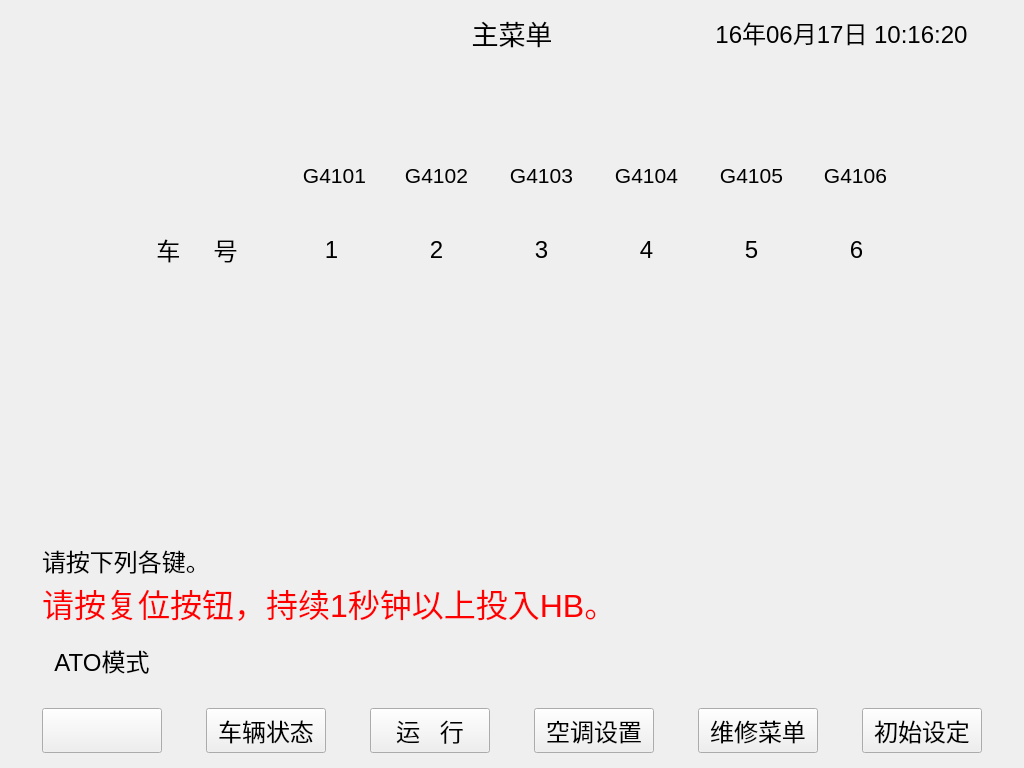
<?xml version="1.0" encoding="UTF-8"?>
<ui version="4.0">
 <class>mainmenu</class>
 <widget class="QDialog" name="mainmenu">
  <property name="geometry">
   <rect>
    <x>0</x>
    <y>0</y>
    <width>1024</width>
    <height>768</height>
   </rect>
  </property>
  <property name="maximumSize">
   <size>
    <width>1024</width>
    <height>768</height>
   </size>
  </property>
  <property name="windowTitle">
   <string>主菜单</string>
  </property>
  <widget class="QPushButton" name="buttonaircondition">
   <property name="geometry">
    <rect>
     <x>534</x>
     <y>708</y>
     <width>120</width>
     <height>45</height>
    </rect>
   </property>
   <property name="font">
    <font>
     <pointsize>18</pointsize>
    </font>
   </property>
   <property name="focusPolicy">
    <enum>Qt::NoFocus</enum>
   </property>
   <property name="text">
    <string>空调设置</string>
   </property>
  </widget>
  <widget class="QPushButton" name="buttoncarinfo">
   <property name="geometry">
    <rect>
     <x>206</x>
     <y>708</y>
     <width>120</width>
     <height>45</height>
    </rect>
   </property>
   <property name="font">
    <font>
     <pointsize>18</pointsize>
    </font>
   </property>
   <property name="focusPolicy">
    <enum>Qt::NoFocus</enum>
   </property>
   <property name="text">
    <string>车辆状态</string>
   </property>
  </widget>
  <widget class="QPushButton" name="buttonerr">
   <property name="geometry">
    <rect>
     <x>42</x>
     <y>708</y>
     <width>120</width>
     <height>45</height>
    </rect>
   </property>
   <property name="font">
    <font>
     <pointsize>18</pointsize>
    </font>
   </property>
   <property name="focusPolicy">
    <enum>Qt::NoFocus</enum>
   </property>
   <property name="text">
    <string/>
   </property>
  </widget>
  <widget class="QPushButton" name="buttonrepairmenu">
   <property name="geometry">
    <rect>
     <x>698</x>
     <y>708</y>
     <width>120</width>
     <height>45</height>
    </rect>
   </property>
   <property name="font">
    <font>
     <pointsize>18</pointsize>
    </font>
   </property>
   <property name="focusPolicy">
    <enum>Qt::NoFocus</enum>
   </property>
   <property name="text">
    <string>维修菜单</string>
   </property>
  </widget>
  <widget class="QPushButton" name="buttoninit">
   <property name="geometry">
    <rect>
     <x>862</x>
     <y>708</y>
     <width>120</width>
     <height>45</height>
    </rect>
   </property>
   <property name="font">
    <font>
     <pointsize>18</pointsize>
    </font>
   </property>
   <property name="focusPolicy">
    <enum>Qt::NoFocus</enum>
   </property>
   <property name="text">
    <string>初始设定</string>
   </property>
  </widget>
  <widget class="QPushButton" name="buttonrun">
   <property name="geometry">
    <rect>
     <x>370</x>
     <y>708</y>
     <width>120</width>
     <height>45</height>
    </rect>
   </property>
   <property name="font">
    <font>
     <pointsize>18</pointsize>
    </font>
   </property>
   <property name="focusPolicy">
    <enum>Qt::NoFocus</enum>
   </property>
   <property name="text">
    <string>运   行</string>
   </property>
  </widget>
  <widget class="QLabel" name="title">
   <property name="geometry">
    <rect>
     <x>10</x>
     <y>10</y>
     <width>345</width>
     <height>45</height>
    </rect>
   </property>
   <property name="sizePolicy">
    <sizepolicy hsizetype="Expanding" vsizetype="Expanding">
     <horstretch>0</horstretch>
     <verstretch>0</verstretch>
    </sizepolicy>
   </property>
   <property name="font">
    <font>
     <pointsize>18</pointsize>
    </font>
   </property>
   <property name="styleSheet">
    <string notr="true"/>
   </property>
   <property name="text">
    <string/>
   </property>
  </widget>
  <widget class="QLabel" name="title_2">
   <property name="geometry">
    <rect>
     <x>355</x>
     <y>10</y>
     <width>314</width>
     <height>45</height>
    </rect>
   </property>
   <property name="sizePolicy">
    <sizepolicy hsizetype="Expanding" vsizetype="Expanding">
     <horstretch>0</horstretch>
     <verstretch>0</verstretch>
    </sizepolicy>
   </property>
   <property name="font">
    <font>
     <pointsize>20</pointsize>
    </font>
   </property>
   <property name="styleSheet">
    <string notr="true"/>
   </property>
   <property name="text">
    <string>主菜单</string>
   </property>
   <property name="alignment">
    <set>Qt::AlignCenter</set>
   </property>
  </widget>
  <widget class="QLabel" name="title_3">
   <property name="geometry">
    <rect>
     <x>669</x>
     <y>10</y>
     <width>345</width>
     <height>45</height>
    </rect>
   </property>
   <property name="sizePolicy">
    <sizepolicy hsizetype="Expanding" vsizetype="Expanding">
     <horstretch>0</horstretch>
     <verstretch>0</verstretch>
    </sizepolicy>
   </property>
   <property name="font">
    <font>
     <pointsize>18</pointsize>
    </font>
   </property>
   <property name="styleSheet">
    <string notr="true"/>
   </property>
   <property name="text">
    <string>16年06月17日 10:16:20</string>
   </property>
   <property name="alignment">
    <set>Qt::AlignCenter</set>
   </property>
  </widget>
  <widget class="QLabel" name="carlabel5">
   <property name="geometry">
    <rect>
     <x>711</x>
     <y>163</y>
     <width>81</width>
     <height>25</height>
    </rect>
   </property>
   <property name="font">
    <font>
     <pointsize>16</pointsize>
    </font>
   </property>
   <property name="text">
    <string>G4105</string>
   </property>
   <property name="alignment">
    <set>Qt::AlignCenter</set>
   </property>
  </widget>
  <widget class="QLabel" name="carimagelabel4">
   <property name="geometry">
    <rect>
     <x>594</x>
     <y>150</y>
     <width>105</width>
     <height>80</height>
    </rect>
   </property>
   <property name="text">
    <string/>
   </property>
  </widget>
  <widget class="QLabel" name="carimagelabel2">
   <property name="geometry">
    <rect>
     <x>384</x>
     <y>150</y>
     <width>105</width>
     <height>80</height>
    </rect>
   </property>
   <property name="text">
    <string/>
   </property>
  </widget>
  <widget class="QLabel" name="carlabel1">
   <property name="geometry">
    <rect>
     <x>295</x>
     <y>163</y>
     <width>79</width>
     <height>25</height>
    </rect>
   </property>
   <property name="font">
    <font>
     <pointsize>16</pointsize>
    </font>
   </property>
   <property name="text">
    <string>G4101</string>
   </property>
   <property name="alignment">
    <set>Qt::AlignCenter</set>
   </property>
  </widget>
  <widget class="QLabel" name="carlabel2">
   <property name="geometry">
    <rect>
     <x>396</x>
     <y>163</y>
     <width>81</width>
     <height>25</height>
    </rect>
   </property>
   <property name="font">
    <font>
     <pointsize>16</pointsize>
    </font>
   </property>
   <property name="text">
    <string>G4102</string>
   </property>
   <property name="alignment">
    <set>Qt::AlignCenter</set>
   </property>
  </widget>
  <widget class="QLabel" name="carimagelabel1">
   <property name="geometry">
    <rect>
     <x>279</x>
     <y>150</y>
     <width>105</width>
     <height>80</height>
    </rect>
   </property>
   <property name="text">
    <string/>
   </property>
  </widget>
  <widget class="QLabel" name="carlabel3">
   <property name="geometry">
    <rect>
     <x>501</x>
     <y>163</y>
     <width>81</width>
     <height>25</height>
    </rect>
   </property>
   <property name="font">
    <font>
     <pointsize>16</pointsize>
    </font>
   </property>
   <property name="text">
    <string>G4103</string>
   </property>
   <property name="alignment">
    <set>Qt::AlignCenter</set>
   </property>
  </widget>
  <widget class="QLabel" name="carlabel6">
   <property name="geometry">
    <rect>
     <x>816</x>
     <y>163</y>
     <width>79</width>
     <height>25</height>
    </rect>
   </property>
   <property name="font">
    <font>
     <pointsize>16</pointsize>
    </font>
   </property>
   <property name="text">
    <string>G4106</string>
   </property>
   <property name="alignment">
    <set>Qt::AlignCenter</set>
   </property>
  </widget>
  <widget class="QLabel" name="carimagelabel5">
   <property name="geometry">
    <rect>
     <x>699</x>
     <y>150</y>
     <width>105</width>
     <height>80</height>
    </rect>
   </property>
   <property name="text">
    <string/>
   </property>
  </widget>
  <widget class="QLabel" name="carimagelabel6">
   <property name="geometry">
    <rect>
     <x>804</x>
     <y>150</y>
     <width>105</width>
     <height>80</height>
    </rect>
   </property>
   <property name="text">
    <string/>
   </property>
  </widget>
  <widget class="QLabel" name="carlabel4">
   <property name="geometry">
    <rect>
     <x>606</x>
     <y>163</y>
     <width>81</width>
     <height>25</height>
    </rect>
   </property>
   <property name="font">
    <font>
     <pointsize>16</pointsize>
    </font>
   </property>
   <property name="text">
    <string>G4104</string>
   </property>
   <property name="alignment">
    <set>Qt::AlignCenter</set>
   </property>
  </widget>
  <widget class="QLabel" name="labelarrow">
   <property name="geometry">
    <rect>
     <x>115</x>
     <y>150</y>
     <width>164</width>
     <height>80</height>
    </rect>
   </property>
   <property name="text">
    <string/>
   </property>
   <property name="alignment">
    <set>Qt::AlignCenter</set>
   </property>
  </widget>
  <widget class="QLabel" name="carimagelabel3">
   <property name="geometry">
    <rect>
     <x>489</x>
     <y>150</y>
     <width>105</width>
     <height>80</height>
    </rect>
   </property>
   <property name="text">
    <string/>
   </property>
  </widget>
  <widget class="QLabel" name="labelbuttonarea">
   <property name="geometry">
    <rect>
     <x>10</x>
     <y>703</y>
     <width>1004</width>
     <height>55</height>
    </rect>
   </property>
   <property name="text">
    <string/>
   </property>
  </widget>
  <widget class="QLabel" name="labelinfo_1_1">
   <property name="geometry">
    <rect>
     <x>115</x>
     <y>232</y>
     <width>164</width>
     <height>35</height>
    </rect>
   </property>
   <property name="font">
    <font>
     <pointsize>18</pointsize>
    </font>
   </property>
   <property name="text">
    <string>车     号</string>
   </property>
   <property name="alignment">
    <set>Qt::AlignCenter</set>
   </property>
  </widget>
  <widget class="QLabel" name="labelinfo_1_2">
   <property name="geometry">
    <rect>
     <x>279</x>
     <y>232</y>
     <width>105</width>
     <height>35</height>
    </rect>
   </property>
   <property name="font">
    <font>
     <pointsize>18</pointsize>
    </font>
   </property>
   <property name="text">
    <string>1</string>
   </property>
   <property name="alignment">
    <set>Qt::AlignCenter</set>
   </property>
  </widget>
  <widget class="QLabel" name="labelinfo_1_3">
   <property name="geometry">
    <rect>
     <x>384</x>
     <y>232</y>
     <width>105</width>
     <height>35</height>
    </rect>
   </property>
   <property name="font">
    <font>
     <pointsize>18</pointsize>
    </font>
   </property>
   <property name="text">
    <string>2</string>
   </property>
   <property name="alignment">
    <set>Qt::AlignCenter</set>
   </property>
  </widget>
  <widget class="QLabel" name="labelinfo_1_4">
   <property name="geometry">
    <rect>
     <x>489</x>
     <y>232</y>
     <width>105</width>
     <height>35</height>
    </rect>
   </property>
   <property name="font">
    <font>
     <pointsize>18</pointsize>
    </font>
   </property>
   <property name="text">
    <string>3</string>
   </property>
   <property name="alignment">
    <set>Qt::AlignCenter</set>
   </property>
  </widget>
  <widget class="QLabel" name="labelinfo_1_5">
   <property name="geometry">
    <rect>
     <x>594</x>
     <y>232</y>
     <width>105</width>
     <height>35</height>
    </rect>
   </property>
   <property name="font">
    <font>
     <pointsize>18</pointsize>
    </font>
   </property>
   <property name="text">
    <string>4</string>
   </property>
   <property name="alignment">
    <set>Qt::AlignCenter</set>
   </property>
  </widget>
  <widget class="QLabel" name="labelinfo_1_6">
   <property name="geometry">
    <rect>
     <x>699</x>
     <y>232</y>
     <width>105</width>
     <height>35</height>
    </rect>
   </property>
   <property name="font">
    <font>
     <pointsize>18</pointsize>
    </font>
   </property>
   <property name="text">
    <string>5</string>
   </property>
   <property name="alignment">
    <set>Qt::AlignCenter</set>
   </property>
  </widget>
  <widget class="QLabel" name="labelinfo_1_7">
   <property name="geometry">
    <rect>
     <x>804</x>
     <y>232</y>
     <width>105</width>
     <height>35</height>
    </rect>
   </property>
   <property name="font">
    <font>
     <pointsize>18</pointsize>
    </font>
   </property>
   <property name="text">
    <string>6</string>
   </property>
   <property name="alignment">
    <set>Qt::AlignCenter</set>
   </property>
  </widget>
  <widget class="QLabel" name="labelmessage">
   <property name="geometry">
    <rect>
     <x>42</x>
     <y>540</y>
     <width>191</width>
     <height>40</height>
    </rect>
   </property>
   <property name="font">
    <font>
     <pointsize>18</pointsize>
    </font>
   </property>
   <property name="text">
    <string>请按下列各键。</string>
   </property>
   <property name="alignment">
    <set>Qt::AlignLeading|Qt::AlignLeft|Qt::AlignVCenter</set>
   </property>
  </widget>
  <widget class="QLabel" name="labelmessage_2">
   <property name="geometry">
    <rect>
     <x>42</x>
     <y>580</y>
     <width>591</width>
     <height>45</height>
    </rect>
   </property>
   <property name="font">
    <font>
     <pointsize>24</pointsize>
    </font>
   </property>
   <property name="styleSheet">
    <string notr="true">color: rgb(255, 0, 0);</string>
   </property>
   <property name="text">
    <string>请按复位按钮，持续1秒钟以上投入HB。</string>
   </property>
   <property name="alignment">
    <set>Qt::AlignLeading|Qt::AlignLeft|Qt::AlignVCenter</set>
   </property>
  </widget>
  <widget class="QLabel" name="labelATO">
   <property name="geometry">
    <rect>
     <x>42</x>
     <y>640</y>
     <width>120</width>
     <height>40</height>
    </rect>
   </property>
   <property name="font">
    <font>
     <pointsize>18</pointsize>
    </font>
   </property>
   <property name="text">
    <string>ATO模式</string>
   </property>
   <property name="alignment">
    <set>Qt::AlignCenter</set>
   </property>
  </widget>
  <zorder>labelbuttonarea</zorder>
  <zorder>carimagelabel6</zorder>
  <zorder>carimagelabel5</zorder>
  <zorder>carimagelabel3</zorder>
  <zorder>carimagelabel1</zorder>
  <zorder>buttonaircondition</zorder>
  <zorder>buttoncarinfo</zorder>
  <zorder>buttonerr</zorder>
  <zorder>buttonrepairmenu</zorder>
  <zorder>buttoninit</zorder>
  <zorder>buttonrun</zorder>
  <zorder>title</zorder>
  <zorder>title_2</zorder>
  <zorder>title_3</zorder>
  <zorder>carlabel5</zorder>
  <zorder>carimagelabel4</zorder>
  <zorder>carimagelabel2</zorder>
  <zorder>carlabel2</zorder>
  <zorder>carlabel3</zorder>
  <zorder>carlabel6</zorder>
  <zorder>labelarrow</zorder>
  <zorder>carlabel1</zorder>
  <zorder>carlabel4</zorder>
  <zorder>labelinfo_1_1</zorder>
  <zorder>labelinfo_1_2</zorder>
  <zorder>labelinfo_1_3</zorder>
  <zorder>labelinfo_1_4</zorder>
  <zorder>labelinfo_1_5</zorder>
  <zorder>labelinfo_1_6</zorder>
  <zorder>labelinfo_1_7</zorder>
  <zorder>labelmessage</zorder>
  <zorder>labelmessage_2</zorder>
  <zorder>labelATO</zorder>
 </widget>
 <resources/>
 <connections/>
 <slots>
  <slot>showairconditiondlg()</slot>
  <slot>showcarinfodlg()</slot>
  <slot>showerrinfodlg()</slot>
  <slot>showruninfodlg()</slot>
  <slot>showreparisdlg()</slot>
  <slot>showinitdlg()</slot>
 </slots>
</ui>
